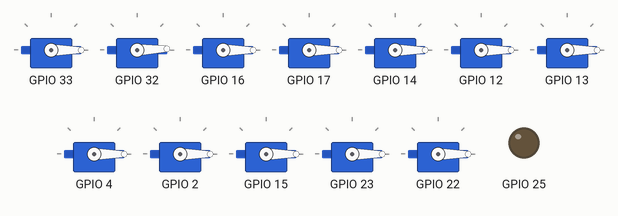
Simulated run of this sketch. Board: ESP32-S3. Shown: 12 × servo, output pins drawn as LEDs (lit = HIGH).

Above: at 0.05 s.
At 2.2 s:
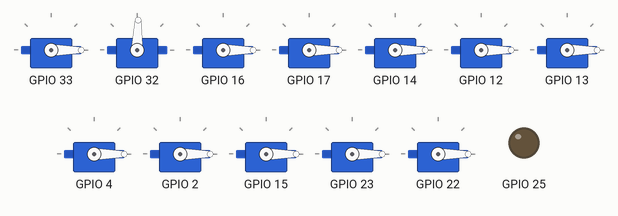
At 4.35 s:
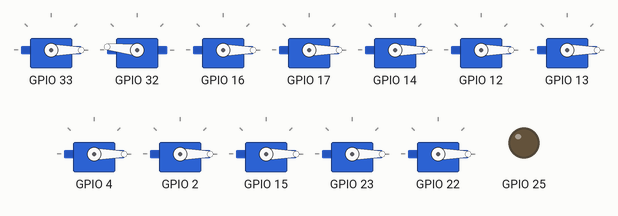
At 8.65 s:
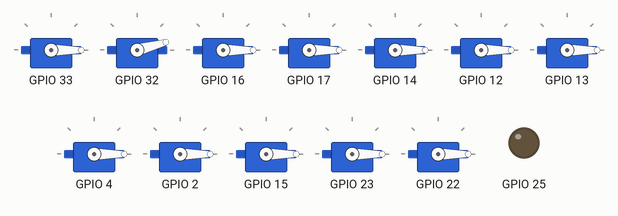
Timing chart, 0 to 11.8 s (numbered marks = the images above):
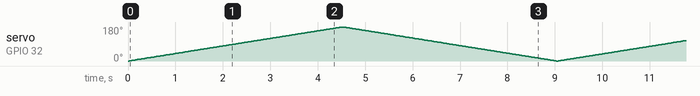

The sketch:

_esp32s3_test_3.ino
```cpp
/*
  Controls servo position from 0-180 degrees and back
  https://wokwi.com/projects/350037178957431378
  by dlloydev, December 2022.
*/

#include <pwmWrite.h>

Pwm pwm = Pwm();

const int servo[16] = {33, 32, 16, 17, 14, 12, 13, 4, 2, 15, 23, 22, 21, 19, 18, 5};
int pos = 0;
void setup() {
  //서보 채널 정해주기, 처음 들어오는 순서대로 0번
  for(int i = 0; i < 16; i++){
    pwm.writeServo(servo[i], pos);
  }
  ledcAttachPin(25, 1);
}

void loop() {
  for (pos = 0; pos <= 180; pos++) {  // go from 0-180 degrees
    pwm.writeServo(32, pos);
    delay(25);
  }
    for (pos = 180; pos >= 0; pos--) {  // go from 0-180 degrees
    pwm.writeServo(32, pos);
    delay(25);
  }
}
```
